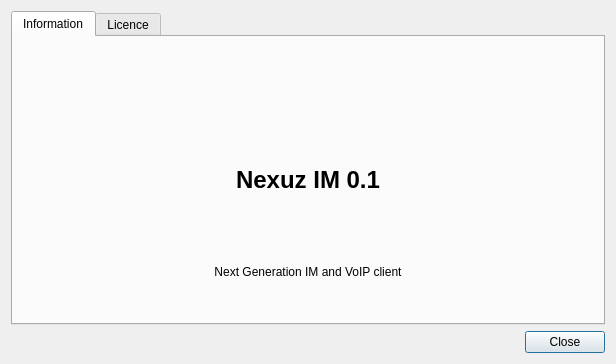
<?xml version="1.0" encoding="UTF-8"?>
<ui version="4.0">
 <class>Dialog</class>
 <widget class="QDialog" name="Dialog">
  <property name="geometry">
   <rect>
    <x>0</x>
    <y>0</y>
    <width>616</width>
    <height>364</height>
   </rect>
  </property>
  <property name="windowTitle">
   <string>About Nexuz</string>
  </property>
  <property name="windowIcon">
   <iconset resource="../../../../Nexuz.qrc">
    <normaloff>:/img/nexuz_logo_small.png</normaloff>:/img/nexuz_logo_small.png</iconset>
  </property>
  <layout class="QVBoxLayout" name="verticalLayout">
   <item>
    <widget class="QTabWidget" name="tabWidget">
     <property name="sizePolicy">
      <sizepolicy hsizetype="Expanding" vsizetype="Expanding">
       <horstretch>0</horstretch>
       <verstretch>0</verstretch>
      </sizepolicy>
     </property>
     <property name="layoutDirection">
      <enum>Qt::LeftToRight</enum>
     </property>
     <property name="currentIndex">
      <number>0</number>
     </property>
     <widget class="QWidget" name="tab">
      <attribute name="title">
       <string>Information</string>
      </attribute>
      <layout class="QVBoxLayout" name="verticalLayout_2">
       <item>
        <widget class="QLabel" name="label">
         <property name="text">
          <string/>
         </property>
         <property name="pixmap">
          <pixmap resource="../../../../Nexuz.qrc">:/img/nexuz_logo.png</pixmap>
         </property>
         <property name="alignment">
          <set>Qt::AlignCenter</set>
         </property>
        </widget>
       </item>
       <item>
        <widget class="QLabel" name="label_2">
         <property name="styleSheet">
          <string notr="true"/>
         </property>
         <property name="text">
          <string>&lt;!DOCTYPE HTML PUBLIC &quot;-//W3C//DTD HTML 4.0//EN&quot; &quot;http://www.w3.org/TR/REC-html40/strict.dtd&quot;&gt;
&lt;html&gt;&lt;head&gt;&lt;meta name=&quot;qrichtext&quot; content=&quot;1&quot; /&gt;&lt;style type=&quot;text/css&quot;&gt;
p, li { white-space: pre-wrap; }
&lt;/style&gt;&lt;/head&gt;&lt;body style=&quot; font-family:'Ubuntu'; font-size:11pt; font-weight:400; font-style:normal;&quot;&gt;
&lt;p style=&quot; margin-top:0px; margin-bottom:0px; margin-left:0px; margin-right:0px; -qt-block-indent:0; text-indent:0px;&quot;&gt;&lt;span style=&quot; font-family:'Sans'; font-size:18pt; font-weight:600; color:#000000;&quot;&gt;Nexuz IM 0.1&lt;/span&gt;&lt;/p&gt;&lt;/body&gt;&lt;/html&gt;</string>
         </property>
         <property name="alignment">
          <set>Qt::AlignCenter</set>
         </property>
        </widget>
       </item>
       <item>
        <widget class="QLabel" name="label_3">
         <property name="text">
          <string>Next Generation IM and VoIP client</string>
         </property>
         <property name="alignment">
          <set>Qt::AlignCenter</set>
         </property>
        </widget>
       </item>
      </layout>
     </widget>
     <widget class="QWidget" name="tab_2">
      <attribute name="title">
       <string>Licence</string>
      </attribute>
      <layout class="QHBoxLayout" name="horizontalLayout_3">
       <item>
        <widget class="QTextBrowser" name="textBrowser">
         <property name="html">
          <string>&lt;!DOCTYPE HTML PUBLIC &quot;-//W3C//DTD HTML 4.0//EN&quot; &quot;http://www.w3.org/TR/REC-html40/strict.dtd&quot;&gt;
&lt;html&gt;&lt;head&gt;&lt;meta name=&quot;qrichtext&quot; content=&quot;1&quot; /&gt;&lt;style type=&quot;text/css&quot;&gt;
p, li { white-space: pre-wrap; }
&lt;/style&gt;&lt;/head&gt;&lt;body style=&quot; font-family:'Ubuntu'; font-size:11pt; font-weight:400; font-style:normal;&quot;&gt;
&lt;p style=&quot; margin-top:0px; margin-bottom:0px; margin-left:0px; margin-right:0px; -qt-block-indent:0; text-indent:0px;&quot;&gt;&lt;span style=&quot; font-family:'Sans'; font-size:9pt;&quot;&gt;Copyright (c) 2010, Alex Ivasyuv&lt;/span&gt;&lt;/p&gt;
&lt;p style=&quot; margin-top:0px; margin-bottom:0px; margin-left:0px; margin-right:0px; -qt-block-indent:0; text-indent:0px;&quot;&gt;&lt;span style=&quot; font-family:'Sans'; font-size:9pt;&quot;&gt;All rights reserved.&lt;/span&gt;&lt;/p&gt;
&lt;p style=&quot;-qt-paragraph-type:empty; margin-top:0px; margin-bottom:0px; margin-left:0px; margin-right:0px; -qt-block-indent:0; text-indent:0px; font-family:'Sans'; font-size:9pt;&quot;&gt;&lt;/p&gt;
&lt;p style=&quot; margin-top:0px; margin-bottom:0px; margin-left:0px; margin-right:0px; -qt-block-indent:0; text-indent:0px;&quot;&gt;&lt;span style=&quot; font-family:'Sans'; font-size:9pt;&quot;&gt;Redistribution and use in source and binary forms, with or without&lt;/span&gt;&lt;/p&gt;
&lt;p style=&quot; margin-top:0px; margin-bottom:0px; margin-left:0px; margin-right:0px; -qt-block-indent:0; text-indent:0px;&quot;&gt;&lt;span style=&quot; font-family:'Sans'; font-size:9pt;&quot;&gt;modification, are permitted provided that the following conditions are met:&lt;/span&gt;&lt;/p&gt;
&lt;p style=&quot;-qt-paragraph-type:empty; margin-top:0px; margin-bottom:0px; margin-left:0px; margin-right:0px; -qt-block-indent:0; text-indent:0px; font-family:'Sans'; font-size:9pt;&quot;&gt;&lt;/p&gt;
&lt;p style=&quot; margin-top:0px; margin-bottom:0px; margin-left:0px; margin-right:0px; -qt-block-indent:0; text-indent:0px;&quot;&gt;&lt;span style=&quot; font-family:'Sans'; font-size:9pt;&quot;&gt;1. Redistributions of source code must retain the above copyright&lt;/span&gt;&lt;/p&gt;
&lt;p style=&quot; margin-top:0px; margin-bottom:0px; margin-left:0px; margin-right:0px; -qt-block-indent:0; text-indent:0px;&quot;&gt;&lt;span style=&quot; font-family:'Sans'; font-size:9pt;&quot;&gt;   notice, this list of conditions and the following disclaimer.&lt;/span&gt;&lt;/p&gt;
&lt;p style=&quot; margin-top:0px; margin-bottom:0px; margin-left:0px; margin-right:0px; -qt-block-indent:0; text-indent:0px;&quot;&gt;&lt;span style=&quot; font-family:'Sans'; font-size:9pt;&quot;&gt;2. Redistributions in binary form must reproduce the above copyright&lt;/span&gt;&lt;/p&gt;
&lt;p style=&quot; margin-top:0px; margin-bottom:0px; margin-left:0px; margin-right:0px; -qt-block-indent:0; text-indent:0px;&quot;&gt;&lt;span style=&quot; font-family:'Sans'; font-size:9pt;&quot;&gt;   notice, this list of conditions and the following disclaimer in the&lt;/span&gt;&lt;/p&gt;
&lt;p style=&quot; margin-top:0px; margin-bottom:0px; margin-left:0px; margin-right:0px; -qt-block-indent:0; text-indent:0px;&quot;&gt;&lt;span style=&quot; font-family:'Sans'; font-size:9pt;&quot;&gt;   documentation and/or other materials provided with the distribution.&lt;/span&gt;&lt;/p&gt;
&lt;p style=&quot;-qt-paragraph-type:empty; margin-top:0px; margin-bottom:0px; margin-left:0px; margin-right:0px; -qt-block-indent:0; text-indent:0px; font-family:'Sans'; font-size:9pt;&quot;&gt;&lt;/p&gt;
&lt;p style=&quot; margin-top:0px; margin-bottom:0px; margin-left:0px; margin-right:0px; -qt-block-indent:0; text-indent:0px;&quot;&gt;&lt;span style=&quot; font-family:'Sans'; font-size:9pt;&quot;&gt;THIS SOFTWARE IS PROVIDED BY Alex Ivasyuv ''AS IS'' AND ANY&lt;/span&gt;&lt;/p&gt;
&lt;p style=&quot; margin-top:0px; margin-bottom:0px; margin-left:0px; margin-right:0px; -qt-block-indent:0; text-indent:0px;&quot;&gt;&lt;span style=&quot; font-family:'Sans'; font-size:9pt;&quot;&gt;EXPRESS OR IMPLIED WARRANTIES, INCLUDING, BUT NOT LIMITED TO, THE IMPLIED&lt;/span&gt;&lt;/p&gt;
&lt;p style=&quot; margin-top:0px; margin-bottom:0px; margin-left:0px; margin-right:0px; -qt-block-indent:0; text-indent:0px;&quot;&gt;&lt;span style=&quot; font-family:'Sans'; font-size:9pt;&quot;&gt;WARRANTIES OF MERCHANTABILITY AND FITNESS FOR A PARTICULAR PURPOSE ARE&lt;/span&gt;&lt;/p&gt;
&lt;p style=&quot; margin-top:0px; margin-bottom:0px; margin-left:0px; margin-right:0px; -qt-block-indent:0; text-indent:0px;&quot;&gt;&lt;span style=&quot; font-family:'Sans'; font-size:9pt;&quot;&gt;DISCLAIMED. IN NO EVENT SHALL Alex Ivasyuv BE LIABLE FOR ANY&lt;/span&gt;&lt;/p&gt;
&lt;p style=&quot; margin-top:0px; margin-bottom:0px; margin-left:0px; margin-right:0px; -qt-block-indent:0; text-indent:0px;&quot;&gt;&lt;span style=&quot; font-family:'Sans'; font-size:9pt;&quot;&gt;DIRECT, INDIRECT, INCIDENTAL, SPECIAL, EXEMPLARY, OR CONSEQUENTIAL DAMAGES&lt;/span&gt;&lt;/p&gt;
&lt;p style=&quot; margin-top:0px; margin-bottom:0px; margin-left:0px; margin-right:0px; -qt-block-indent:0; text-indent:0px;&quot;&gt;&lt;span style=&quot; font-family:'Sans'; font-size:9pt;&quot;&gt;(INCLUDING, BUT NOT LIMITED TO, PROCUREMENT OF SUBSTITUTE GOODS OR SERVICES;&lt;/span&gt;&lt;/p&gt;
&lt;p style=&quot; margin-top:0px; margin-bottom:0px; margin-left:0px; margin-right:0px; -qt-block-indent:0; text-indent:0px;&quot;&gt;&lt;span style=&quot; font-family:'Sans'; font-size:9pt;&quot;&gt;LOSS OF USE, DATA, OR PROFITS; OR BUSINESS INTERRUPTION) HOWEVER CAUSED AND&lt;/span&gt;&lt;/p&gt;
&lt;p style=&quot; margin-top:0px; margin-bottom:0px; margin-left:0px; margin-right:0px; -qt-block-indent:0; text-indent:0px;&quot;&gt;&lt;span style=&quot; font-family:'Sans'; font-size:9pt;&quot;&gt;ON ANY THEORY OF LIABILITY, WHETHER IN CONTRACT, STRICT LIABILITY, OR TORT&lt;/span&gt;&lt;/p&gt;
&lt;p style=&quot; margin-top:0px; margin-bottom:0px; margin-left:0px; margin-right:0px; -qt-block-indent:0; text-indent:0px;&quot;&gt;&lt;span style=&quot; font-family:'Sans'; font-size:9pt;&quot;&gt;(INCLUDING NEGLIGENCE OR OTHERWISE) ARISING IN ANY WAY OUT OF THE USE OF THIS&lt;/span&gt;&lt;/p&gt;
&lt;p style=&quot; margin-top:0px; margin-bottom:0px; margin-left:0px; margin-right:0px; -qt-block-indent:0; text-indent:0px;&quot;&gt;&lt;span style=&quot; font-family:'Sans'; font-size:9pt;&quot;&gt;SOFTWARE, EVEN IF ADVISED OF THE POSSIBILITY OF SUCH DAMAGE.&lt;/span&gt;&lt;/p&gt;
&lt;p style=&quot;-qt-paragraph-type:empty; margin-top:0px; margin-bottom:0px; margin-left:0px; margin-right:0px; -qt-block-indent:0; text-indent:0px; font-family:'Sans'; font-size:9pt;&quot;&gt;&lt;/p&gt;&lt;/body&gt;&lt;/html&gt;</string>
         </property>
        </widget>
       </item>
      </layout>
     </widget>
    </widget>
   </item>
   <item>
    <widget class="QDialogButtonBox" name="buttonBox">
     <property name="orientation">
      <enum>Qt::Horizontal</enum>
     </property>
     <property name="standardButtons">
      <set>QDialogButtonBox::Close</set>
     </property>
    </widget>
   </item>
  </layout>
  <zorder>buttonBox</zorder>
  <zorder>tabWidget</zorder>
 </widget>
 <resources>
  <include location="../../../../Nexuz.qrc"/>
 </resources>
 <connections>
  <connection>
   <sender>buttonBox</sender>
   <signal>rejected()</signal>
   <receiver>Dialog</receiver>
   <slot>close()</slot>
   <hints>
    <hint type="sourcelabel">
     <x>307</x>
     <y>341</y>
    </hint>
    <hint type="destinationlabel">
     <x>307</x>
     <y>181</y>
    </hint>
   </hints>
  </connection>
 </connections>
</ui>
